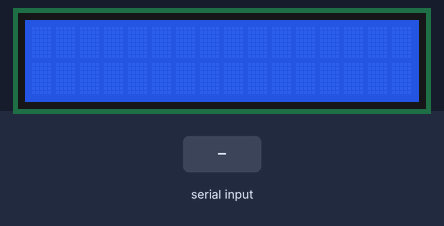
The sketch below on a simulated Arduino Uno, built with avr-gcc and run on an emulated ATmega328P. On the bench: 16×2 character LCD. The test bench sets the inputs (shaded band).

Above: at 1.2 s.
1.3 s: "1" received over Serial
At 1.8 s:
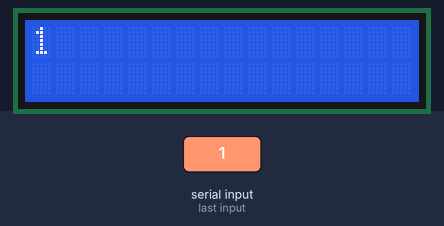
2.9 s: "0" received over Serial
At 4.2 s:
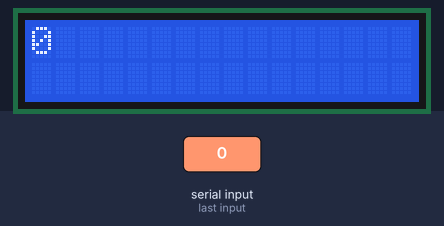
4.5 s: "2" received over Serial
At 5.4 s:
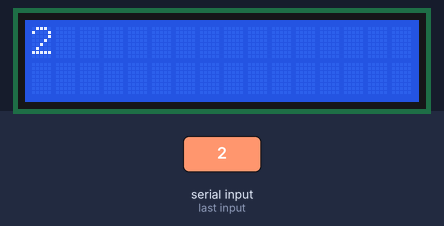
Timing chart, 0 to 7.5 s (numbered marks = the images above; inputs shaded):
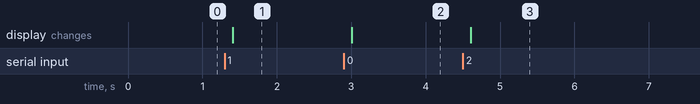

Measured:
- after the input at 1.3 s, the display: changes after 0.10 s (image 1)
- after the input at 2.9 s, the display: changes after 0.10 s (image 2)
- after the input at 4.5 s, the display: changes after 0.10 s (image 3)

The sketch:

5-6-LCD_SerialDisplay.ino
```cpp
/**
 * Displays text sent over the serial port (e.g. from the Serial Monitor) on
 * an attached LCD.
 */
#include <Wire.h>
#include <LiquidCrystal_I2C.h>

// Set the LCD address to 0x27 for a 16 chars and 2 line display
LiquidCrystal_I2C lcd(0x27, 16, 2);

void setup()
{
	lcd.begin();
	lcd.backlight();

	// Initialize the serial port at a speed of 9600 baud
	Serial.begin(9600);
}

void loop()
{
	// If characters arrived over the serial port...
	if (Serial.available()) {
		// Wait a bit for the entire message to arrive
		delay(100);
		// Clear the screen
		lcd.clear();

		// Write all characters received with the serial port to the LCD.
		while (Serial.available() > 0) {
			lcd.write(Serial.read());
		}
	}
}
```
